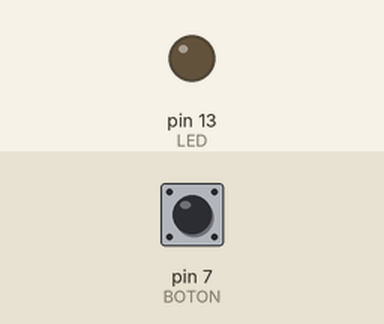
Recording of a sketch running on a simulated Arduino Uno, built with avr-gcc and run on an emulated ATmega328P. Shown: output pins drawn as LEDs (lit = HIGH). Inputs (shaded band) come from the test bench; at power-on: pin 7 (BOTON) LOW.

Above: at 1.2 s.
1.3 s: pin 7 (BOTON) pulled HIGH for 0.15 s
At 1.9 s:
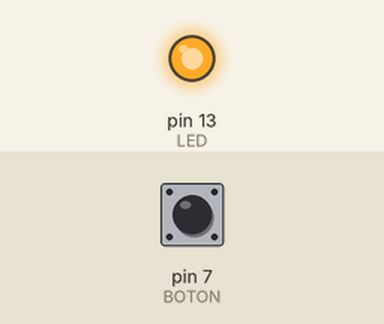
2.9 s: pin 7 (BOTON) pulled HIGH for 1 s
At 4.3 s:
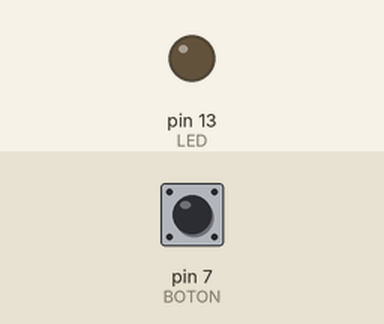
5.4 s: pin 7 (BOTON) pulled HIGH for 3.2 s
At 6.2 s:
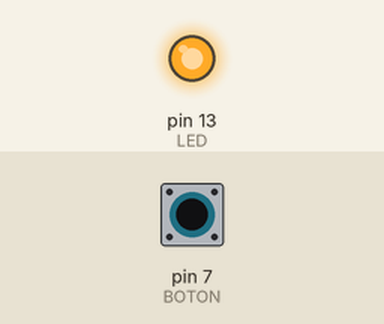
Timing chart, 0 to 8.4 s (numbered marks = the images above; inputs shaded):
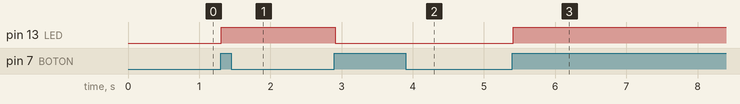

The sketch:

apagar_y_prender_con_un_boton.ino
```cpp
const int LED =13;
const int BOTON = 7;
int off = 0;
int estadoled = 0; // 0 LED apagado, 1 LED encendido
int valorled = 0;
void setup(){
 pinMode(LED,OUTPUT);
 pinMode(BOTON,INPUT);
}
void loop() {
off= digitalRead(BOTON);
if ((off == HIGH) && (valorled == LOW)){
estadoled=1-estadoled;
delay(10);
}
valorled = off;
if (estadoled==1){
 digitalWrite(LED, HIGH); // enciende el LED
}
else{
 digitalWrite(LED,LOW); // apagar el LED
}
}
```

Measured:
- after the input at 1.3 s, pin 13 (LED): LOW → HIGH at once
- after the input at 2.9 s, pin 13 (LED): HIGH → LOW at once
- after the input at 5.4 s, pin 13 (LED): LOW → HIGH at once
